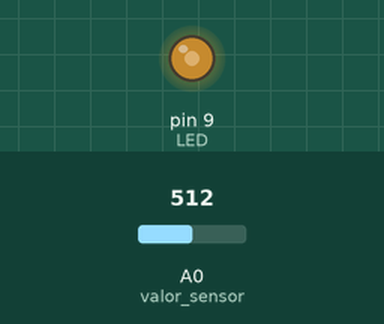
Recording of a sketch running on a simulated Arduino Uno, built with avr-gcc and run on an emulated ATmega328P. On the bench: output pins drawn as LEDs (lit = HIGH). Inputs (shaded band) come from the test bench; at power-on: A0 (valor_sensor) = 512.

Above: at 1.2 s.
1.3 s: A0 (valor_sensor) set to 716
At 2.4 s:
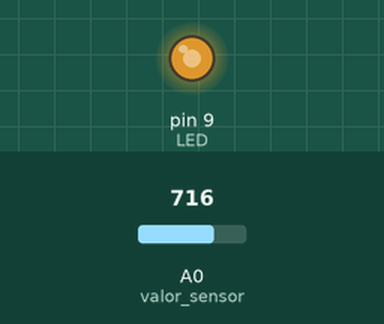
2.8 s: A0 (valor_sensor) set to 900
At 3.6 s:
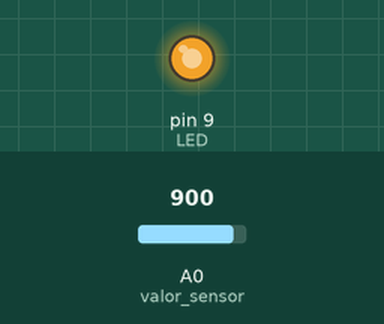
4.3 s: A0 (valor_sensor) set to 122
At 4.7 s:
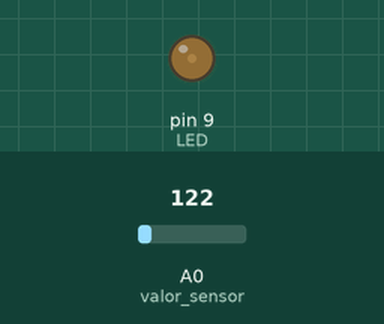
5.8 s: A0 (valor_sensor) set to 0
At 7.1 s:
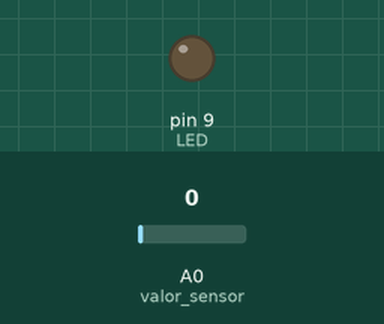
Timing chart, 0 to 8.3 s (numbered marks = the images above; inputs shaded):
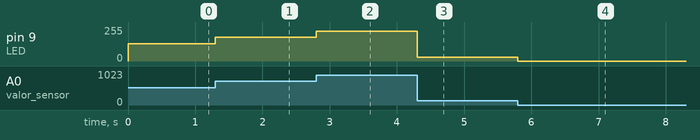

Measured:
- after the input at 1.3 s, pin 9 (LED): 128/255 → 179/255 at once
- after the input at 2.8 s, pin 9 (LED): 179/255 → 225/255 at once
- after the input at 4.3 s, pin 9 (LED): 225/255 → 30/255 at once
- after the input at 5.8 s, pin 9 (LED): 30/255 → 0/255 at once

The sketch:

fade_potenciometro.ino
```cpp
const int valor_sensor = A0;
int LED = 9;

void setup() {
}

void loop() {
 int valor_analogico = analogRead(valor_sensor);
 int valor = (valor_analogico / 4);
 analogWrite(LED, valor);
}
```
